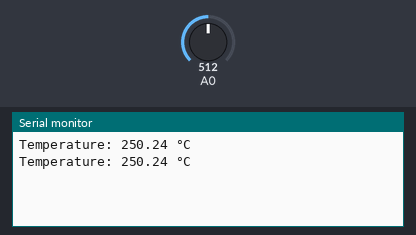
Recording of a sketch running on a simulated Arduino Uno, built with avr-gcc and run on an emulated ATmega328P. On the bench: the last lines printed to the serial monitor. The test bench sets the inputs (shaded band); at power-on: A0 = 512.

Above: at 1.8 s.
1.9 s: A0 set to 716
At 2.5 s:
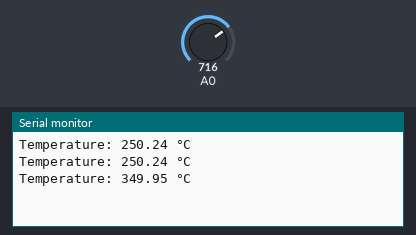
3.4 s: A0 set to 900
At 4.8 s:
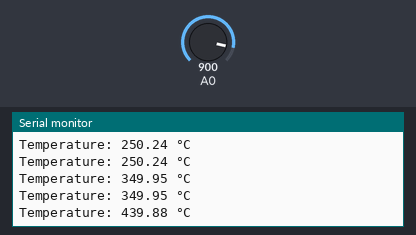
Timing chart, 0 to 6.4 s (numbered marks = the images above; inputs shaded):
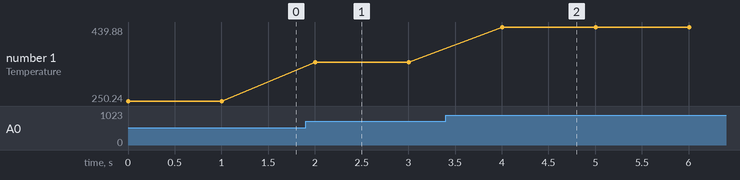

Measured:
- after the input at 1.9 s, the serial monitor: prints a new line after 0.10 s (image 1)
- after the input at 3.4 s, the serial monitor: prints a new line after 0.60 s (image 2)
- plotted number 1: 250.24 → 349.95 after the input at 1.9 s, 349.95 → 439.88 after the input at 3.4 s

The sketch:

Exercise15.ino
```cpp
#include "TemperatureSensor.h"

// Create a TemperatureSensor object
TemperatureSensor tempSensor("LM35", 5.0, A0);

void setup() {
  // put your setup code here, to run once:
  Serial.begin(115200); // Start serial communication
  pinMode(A0, INPUT);

}

void loop() {
  // put your main code here, to run repeatedly:

  float temperature = tempSensor.convertToTemperature();
  Serial.print("Temperature: ");
  Serial.print(temperature);
  Serial.println(" °C");

  delay(1000); // Wait 1 second

}
```

TemperatureSensor.cpp
```cpp
#include "TemperatureSensor.h"

// Function to read analog input and convert to voltage
float TemperatureSensor::readVoltage() {
    int sensorValue = analogRead(pin);            // Read analog input
    return (inputVoltage / 1023.0) * sensorValue; // Convert to voltage
}

// Function to convert voltage to temperature
float TemperatureSensor::convertToTemperature() {
    float voltage = readVoltage();
    if (sensorType == "TMP36") {
        // TMP36: Temp (°C) = (Vout - 500mV) / 10mV
        return (voltage - 0.5) * 100.0;
    } else if (sensorType == "LM35") {
        // LM35: Temp (°C) = Vout / 10mV
        return voltage * 100.0;
    } else {
        // Unknown sensor type
        return -999.0; // Error value
    }
}
```

TemperatureSensor.h
```cpp
// ExampleHeader.h
// This is known as a header guard, in short, it ensure that no file is included more than once
// as this would cause issues with "multiple definitions" of the same class/ function

#ifndef TEMPERATURESENSOR_H_
#define TEMPERATURESENSOR_H_

#include <Arduino.h>

// TemperatureSensor class definition
class TemperatureSensor {
private:
    String sensorType;   // Type of sensor, e.g., TMP36 or LM35
    float inputVoltage;  // Input voltage (e.g., 5.0V or 3.3V)
    int pin;             // Analog pin the sensor is connected to

public:
    // Constructor
    TemperatureSensor(String type, float voltage, int analogPin)
        : sensorType{type}, inputVoltage{voltage}, pin{analogPin} {}

    // initializes the private members (inputVoltage, pin) with values passed to the constructor.

    // Function to read analog input and convert to voltage
    float readVoltage();

    // Function to convert voltage to temperature
    float convertToTemperature();
};

#endif // TEMPERATURESENSOR_H_
```
